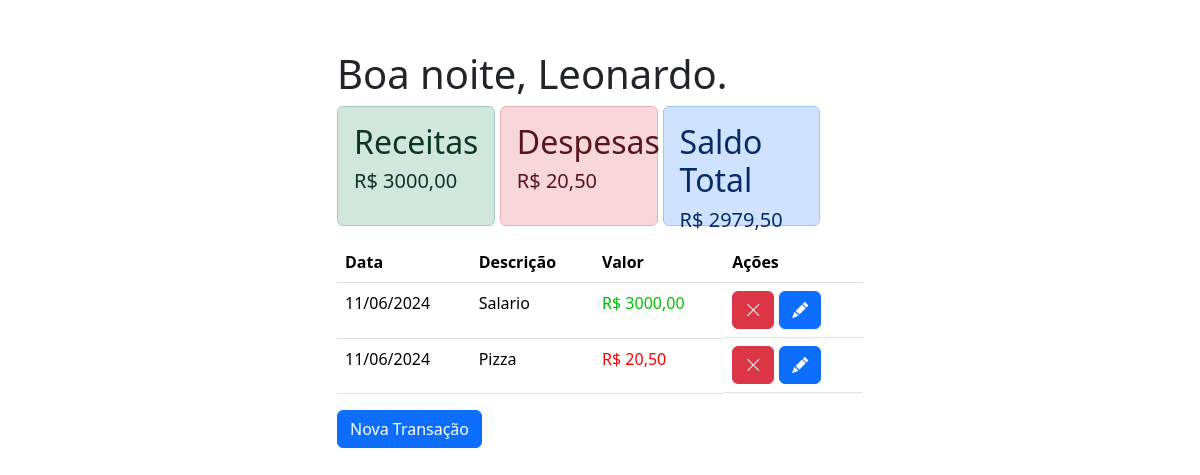
Before: / with the older database file.
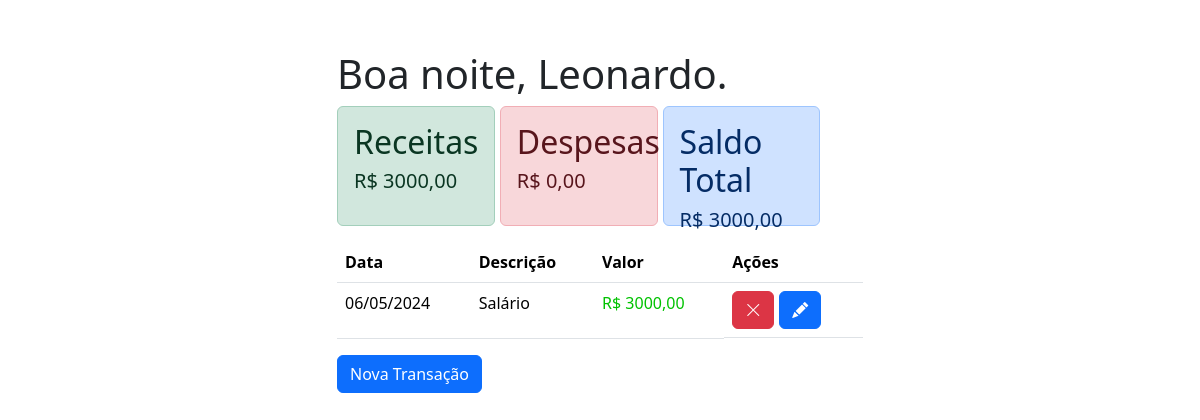
After: the same page with the newer database file.
### tables this page shows
CREATE TABLE receitas (
        id INTEGER PRIMARY KEY,
        descricao TEXT,
        valor REAL,
        data TEXT
    );

CREATE TABLE despesas (
        id INTEGER PRIMARY KEY,
        descricao TEXT,
        valor REAL,
        data TEXT
    );

### app.py (the view)
@app.route("/")
def index():
    greeting = get_greeting()
    data = get_all_data()
    total_receitas, total_despesas = get_receitas_sum(), get_despesas_sum()
    saldo_total = total_receitas - total_despesas
    return render_template(
        "index.html",
        data=data,
        total_receitas=transform_dot_in_comma(total_receitas),
        total_despesas=transform_dot_in_comma(total_despesas),
        saldo_total=transform_dot_in_comma(saldo_total),
        greeting=greeting,
        edit=True,
    )

### database.py (called while the page is built)
def get_receitas_sum():
    conn = sqlite3.connect("transacoes.db")
    cursor = conn.cursor()
    cursor.execute("SELECT SUM(valor) AS total_receitas FROM receitas")
    total_receitas = cursor.fetchone()
    conn.close()
    return total_receitas[0] if total_receitas[0] else 0

def get_despesas_sum():
    conn = sqlite3.connect("transacoes.db")
    cursor = conn.cursor()
    cursor.execute("SELECT SUM(valor) AS total_despesas FROM despesas")
    total_despesas = cursor.fetchone()
    conn.close()
    return total_despesas[0] if total_despesas[0] else 0

### utils/utils.py (called while the page is built)
def transform_dot_in_comma(float_number):
    return f"{float_number:.2f}".replace(".", ",")

def get_greeting():
    current_hour = datetime.now().hour
    if current_hour < 12:
        return "Bom dia"
    elif 12 <= current_hour < 18:
        return "Boa tarde"
    else:
        return "Boa noite"

### templates/index.html (shortened to what this page needs)
{% extends "template.html" %}
{% block content %}
<div class="container">
  <h1>{{ greeting }}, Leonardo.</h1>
  <div class="cards">
    <div class="alert alert-success" role="alert">
      <h2>Receitas</h2>
      <h5>R$ {{ total_receitas }}</h5>
    </div>
    <div class="alert alert-danger" role="alert">
      <h2>Despesas</h2>
      <h5>R$ {{ total_despesas }}</h5>
    </div>
    <div class="alert alert-primary" role="alert">
      <h2>Saldo Total</h2>
      <h5>R$ {{ saldo_total }}</h5>
    </div>
  </div>
  <table class="table">
    <thead>
      <tr>
        <th scope="col">Data</th>
        <th scope="col">Descrição</th>
        <th scope="col">Valor</th>
        <th scope="col">Ações</th>
      </tr>
    </thead>
    <tbody>
      {% for item in data %}
      <tr>
        <td>{{ item.date }}</td>
        <td>{{ item.description }}</td>
        <td class="{{ 'receita' if item.type == 'receita' else 'despesa' }}">R$ {{ item.amount }}</td>
        <td class="actions">
          <form action="{{ url_for('delete_transaction') }}" method="POST">
            <button type="submit" class="btn btn-danger"><i class="bi bi-x-lg"></i></button>
          </form>
          <a href="{{ url_for('form_edit_transaction', transaction_id=item.id, tipo_transacao=item.type) }}">
            <button type="button" class="btn btn-primary"><i class="bi bi-pencil-fill"></i></button>
          </a>
        </td>
      </tr>
      {% endfor %}
    </tbody>
  </table>
  <a href="{{ url_for('form_new_item') }}">
    <button type="submit" class="btn btn-primary">
      Nova Transação
    </button>
  </a>
</div>
{% endblock %}

### templates/template.html (shortened to what this page needs)
<!doctype html>
<html lang="pt-br">
  <head>
    <link href="https://cdn.jsdelivr.net/npm/bootstrap@5.3.3/dist/css/bootstrap.min.css" rel="stylesheet">
    <link href="{{ url_for('static', filename='style.css') }}" rel="stylesheet">
    <link rel="stylesheet" href="https://cdn.jsdelivr.net/npm/bootstrap-icons@1.11.3/font/bootstrap-icons.min.css">
  </head>
  <body>
    {% block content %}
    {% endblock %}
  </body>
</html>

### static/style.css (style rules this page uses)
body { padding: 50px; max-width: 100vw; max-height: 100vh; }
.container { width: 50%; }
.receita { color: rgb(1, 194, 1)!important; }
.actions { display: flex!important; gap: 5px; }
.alert { width: 30%; height: 120px; display: block; }
.cards { display: flex; flex-direction: row; gap: 5px; }

Changed rows visible on the page:
removed despesas: date "11/06/2024", description "Pizza", amount "20,50"
changed receitas: date "11/06/2024" → "06/05/2024"; description "Salario" → "Salário"
Other visible differences:
{{ total_despesas }}: "20,50" → "0,00"
{{ saldo_total }}: "2979,50" → "3000,00"
